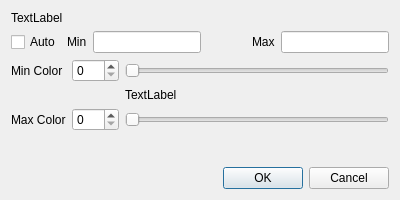
<?xml version="1.0" encoding="UTF-8"?>
<ui version="4.0">
 <class>IDlgMultiColorConfig</class>
 <widget class="QDialog" name="IDlgMultiColorConfig">
  <property name="geometry">
   <rect>
    <x>0</x>
    <y>0</y>
    <width>400</width>
    <height>200</height>
   </rect>
  </property>
  <property name="windowTitle">
   <string>Multi Color Setup...</string>
  </property>
  <layout class="QVBoxLayout" name="verticalLayout">
   <item>
    <widget class="QLabel" name="labelName">
     <property name="text">
      <string>TextLabel</string>
     </property>
    </widget>
   </item>
   <item>
    <layout class="QHBoxLayout" name="horizontalLayout">
     <item>
      <widget class="QCheckBox" name="checkAuto">
       <property name="text">
        <string>Auto</string>
       </property>
      </widget>
     </item>
     <item>
      <widget class="QLabel" name="label_4">
       <property name="text">
        <string>Min</string>
       </property>
      </widget>
     </item>
     <item>
      <widget class="QLineEdit" name="lineMinValue"/>
     </item>
     <item>
      <spacer name="horizontalSpacer">
       <property name="orientation">
        <enum>Qt::Horizontal</enum>
       </property>
       <property name="sizeHint" stdset="0">
        <size>
         <width>40</width>
         <height>20</height>
        </size>
       </property>
      </spacer>
     </item>
     <item>
      <widget class="QLabel" name="label_5">
       <property name="text">
        <string>Max</string>
       </property>
      </widget>
     </item>
     <item>
      <widget class="QLineEdit" name="lineMaxValue"/>
     </item>
    </layout>
   </item>
   <item>
    <layout class="QGridLayout" name="gridLayout">
     <item row="1" column="2">
      <widget class="QLabel" name="labelColor">
       <property name="sizePolicy">
        <sizepolicy hsizetype="MinimumExpanding" vsizetype="Preferred">
         <horstretch>3</horstretch>
         <verstretch>0</verstretch>
        </sizepolicy>
       </property>
       <property name="text">
        <string>TextLabel</string>
       </property>
      </widget>
     </item>
     <item row="0" column="0">
      <widget class="QLabel" name="label_2">
       <property name="text">
        <string>Min Color</string>
       </property>
      </widget>
     </item>
     <item row="2" column="0">
      <widget class="QLabel" name="label_3">
       <property name="text">
        <string>Max Color</string>
       </property>
      </widget>
     </item>
     <item row="0" column="2">
      <widget class="QSlider" name="sliderMinColor">
       <property name="sizePolicy">
        <sizepolicy hsizetype="MinimumExpanding" vsizetype="Fixed">
         <horstretch>3</horstretch>
         <verstretch>0</verstretch>
        </sizepolicy>
       </property>
       <property name="maximum">
        <number>255</number>
       </property>
       <property name="orientation">
        <enum>Qt::Horizontal</enum>
       </property>
      </widget>
     </item>
     <item row="2" column="2">
      <widget class="QSlider" name="sliderMaxColor">
       <property name="sizePolicy">
        <sizepolicy hsizetype="MinimumExpanding" vsizetype="Fixed">
         <horstretch>3</horstretch>
         <verstretch>0</verstretch>
        </sizepolicy>
       </property>
       <property name="maximum">
        <number>255</number>
       </property>
       <property name="orientation">
        <enum>Qt::Horizontal</enum>
       </property>
      </widget>
     </item>
     <item row="0" column="1">
      <widget class="QSpinBox" name="spinMinColor">
       <property name="maximum">
        <number>255</number>
       </property>
      </widget>
     </item>
     <item row="2" column="1">
      <widget class="QSpinBox" name="spinMaxColor">
       <property name="maximum">
        <number>255</number>
       </property>
      </widget>
     </item>
    </layout>
   </item>
   <item>
    <spacer name="verticalSpacer">
     <property name="orientation">
      <enum>Qt::Vertical</enum>
     </property>
     <property name="sizeHint" stdset="0">
      <size>
       <width>20</width>
       <height>22</height>
      </size>
     </property>
    </spacer>
   </item>
   <item>
    <widget class="QDialogButtonBox" name="buttonBox">
     <property name="orientation">
      <enum>Qt::Horizontal</enum>
     </property>
     <property name="standardButtons">
      <set>QDialogButtonBox::Cancel|QDialogButtonBox::Ok</set>
     </property>
    </widget>
   </item>
  </layout>
 </widget>
 <resources/>
 <connections>
  <connection>
   <sender>buttonBox</sender>
   <signal>accepted()</signal>
   <receiver>IDlgMultiColorConfig</receiver>
   <slot>accept()</slot>
   <hints>
    <hint type="sourcelabel">
     <x>248</x>
     <y>254</y>
    </hint>
    <hint type="destinationlabel">
     <x>157</x>
     <y>274</y>
    </hint>
   </hints>
  </connection>
  <connection>
   <sender>buttonBox</sender>
   <signal>rejected()</signal>
   <receiver>IDlgMultiColorConfig</receiver>
   <slot>reject()</slot>
   <hints>
    <hint type="sourcelabel">
     <x>316</x>
     <y>260</y>
    </hint>
    <hint type="destinationlabel">
     <x>286</x>
     <y>274</y>
    </hint>
   </hints>
  </connection>
 </connections>
</ui>
